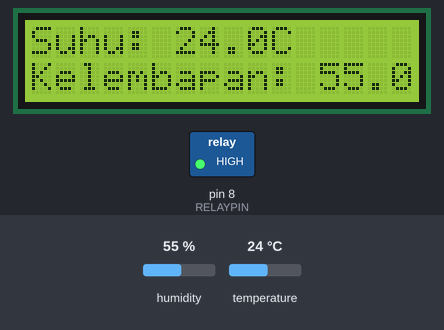
Bench run of a sketch on a simulated Arduino Uno, built with avr-gcc and run on an emulated ATmega328P. Shown: 16×2 character LCD, switched loads named in the sketch (green lamp = pin HIGH). The inputs (shaded band) are chosen by the test bench; at power-on: temperature 24 °C, humidity 55 %. What the sketch prints to the serial monitor is not drawn.

Above: at 3.2 s.
3.3 s: temperature set to 25.2 °C
At 4.8 s:
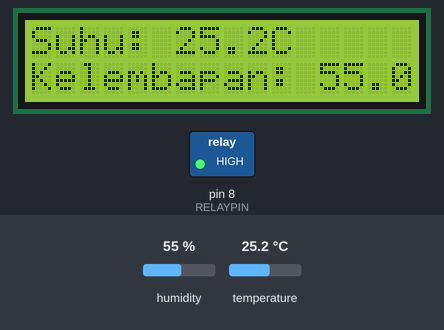
6.0 s: temperature set to 26.7 °C
At 6.4 s:
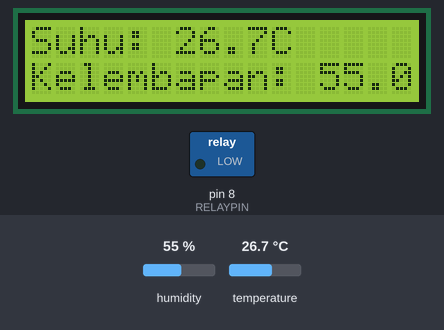
8.7 s: humidity set to 22 %
At 11.0 s:
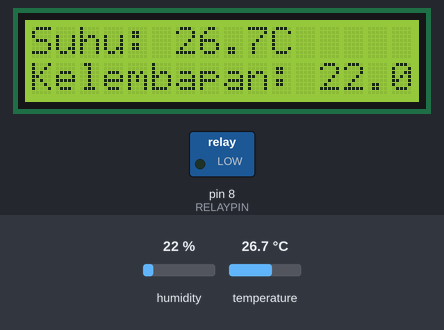
11.7 s: temperature set to 12 °C
At 12.7 s:
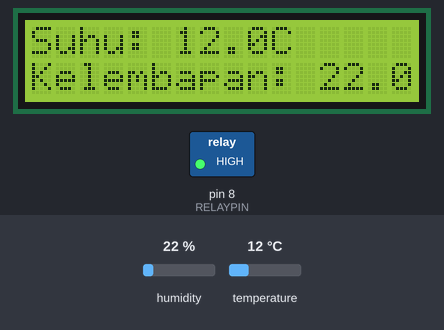
14.4 s: temperature set to 28 °C
At 17.3 s:
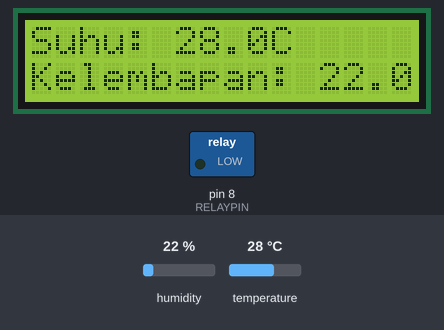
Timing chart, 0 to 18.8 s (numbered marks = the images above; inputs shaded):
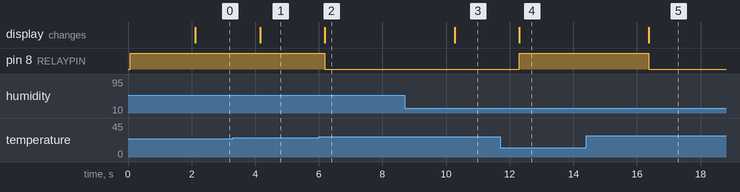

Measured:
- the behaviour switches between 26 and 26.1 °C on temperature (found by bisection; images 1 and 2)
- after the input at 3.3 s, the display: changes after 0.86 s (image 1)
- after the input at 6.0 s, pin 8 (RELAYPIN): HIGH → LOW after 0.19 s; the display: changes after 0.19 s (image 2)
- after the input at 8.7 s, the display: changes after 1.6 s (image 3)
- after the input at 11.7 s, pin 8 (RELAYPIN): LOW → HIGH after 0.60 s; the display: changes after 0.60 s (image 4)
- after the input at 14.4 s, pin 8 (RELAYPIN): HIGH → LOW after 2.0 s; the display: changes after 2.0 s (image 5)

The sketch:

sistem_kontrol_suhu.ino
```cpp
#include <DHT.h>
#include <Wire.h>
#include <LiquidCrystal_I2C.h>

// ====== Konfigurasi DHT22 ======
#define DHTPIN 2          // Pin DATA dari DHT22 terhubung ke pin D2 Arduino
#define DHTTYPE DHT22     // Tipe sensor

DHT dht(DHTPIN, DHTTYPE);

// ====== Konfigurasi LCD I2C ======
LiquidCrystal_I2C lcd(0x27, 20, 4); // Alamat I2C (umum: 0x27 atau 0x3F)

// ====== Konfigurasi Relay ======
#define RELAYPIN 8        // Pin untuk mengontrol relay
bool fanState = false;    // Status kipas

// ====== Batas suhu ======
#define SUHU_NYALA 26.0   // Suhu batas untuk menyalakan kipas (dalam °C)

void setup() {
  Serial.begin(9600);
  dht.begin();

  lcd.begin(16, 2);
  lcd.backlight();

  pinMode(RELAYPIN, OUTPUT);
  digitalWrite(RELAYPIN, HIGH); // Relay OFF (HIGH = mati jika relay aktif LOW)

  lcd.setCursor(0, 0);
  lcd.print("Sistem Kipas Siap");
  delay(2000);
}

void loop() {
  // Membaca suhu dan kelembapan
  float suhu = dht.readTemperature();
  float kelembapan = dht.readHumidity();

  // Cek error pembacaan
  if (isnan(suhu) || isnan(kelembapan)) {
    Serial.println("Gagal membaca dari sensor DHT22!");
    lcd.clear();
    lcd.setCursor(0, 0);
    lcd.print("Sensor Error!");
    delay(2000);
    return;
  }

  // Tampilkan di Serial Monitor
  Serial.print("Suhu: ");
  Serial.print(suhu);
  Serial.print(" °C, Kelembapan: ");
  Serial.print(kelembapan);
  Serial.println(" %");

  // Tampilkan di LCD
  lcd.clear();
  lcd.setCursor(0, 0);
  lcd.print("Suhu: ");
  lcd.print(suhu, 1);
  lcd.print("C");

  lcd.setCursor(0, 1);
  lcd.print("Kelembapan: ");
  lcd.print(kelembapan, 1);
  lcd.print("%");

  // Kontrol kipas melalui relay
  if (suhu > SUHU_NYALA && !fanState) {
    digitalWrite(RELAYPIN, LOW); // Relay ON
    fanState = true;
    Serial.println("Kipas AKTIF (ON)");
  }
  else if (suhu <= SUHU_NYALA && fanState) {
    digitalWrite(RELAYPIN, HIGH); // Relay OFF
    fanState = false;
    Serial.println("Kipas NONAKTIF (OFF)");
  }

  delay(2000); // Delay 2 detik
}
```
